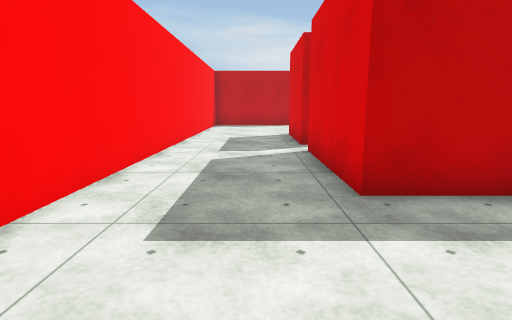
[1] (above)

15 first-person views from a walk through a 3-D level made in the Unity game engine. The camera is 1.2 m above the floor, tilts 10° down and sees 80° across. The floor is counted in squares, 1 m on a side. Each view is taken from the middle of a square. On the plan, view 1 faces up. The plan holds only what a view shows up to about 13 squares ahead; the rest is blank. The place goes on beyond the plan. The player character is not drawn. Surface patterns are stand-ins for the level's own textures.

[2]
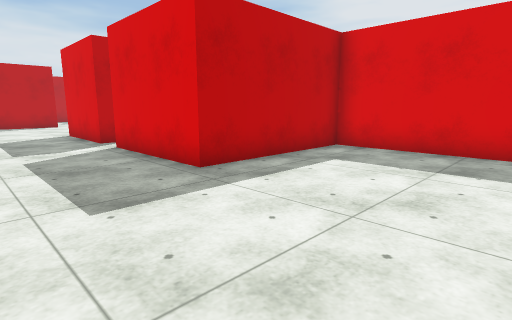

[3]
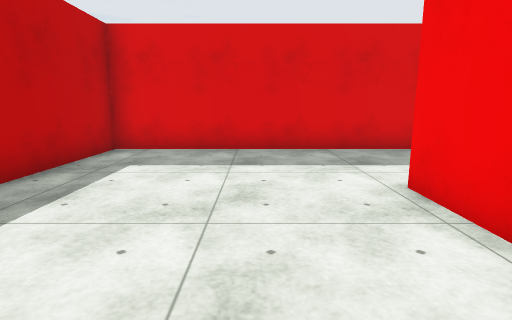

[4]
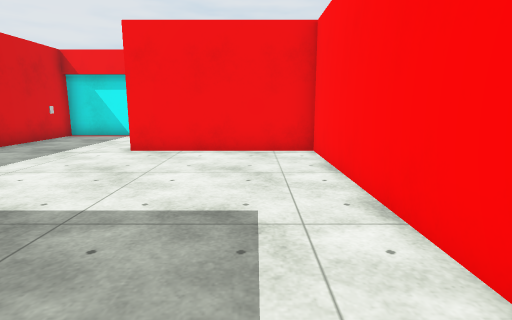

[5]
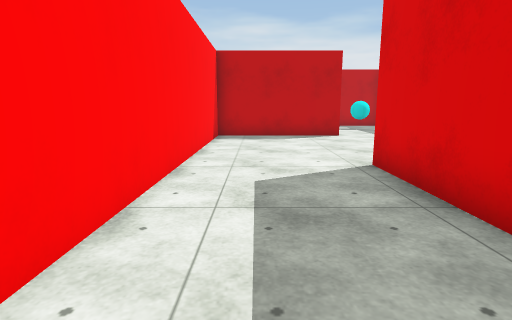

[6]
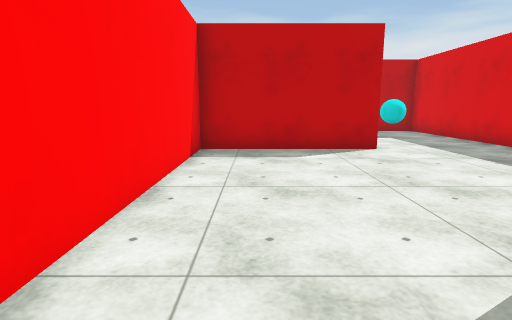

[7]
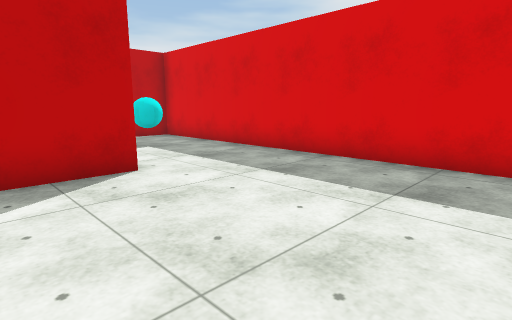

[8]
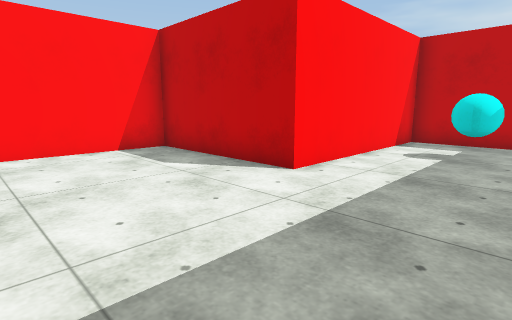

[9]
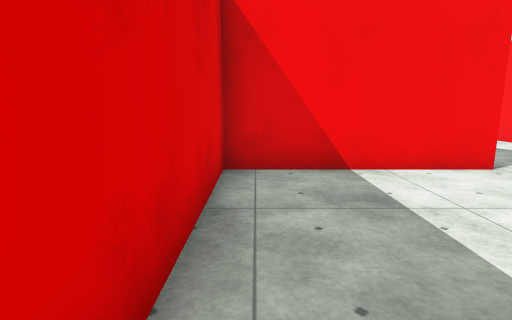

[10]
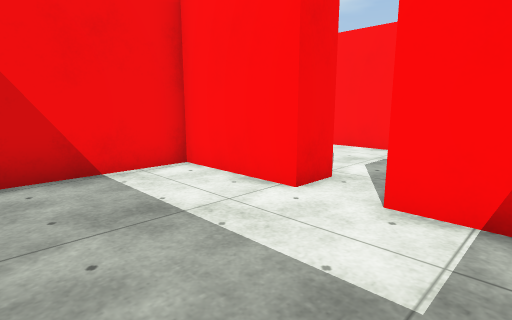

[11]
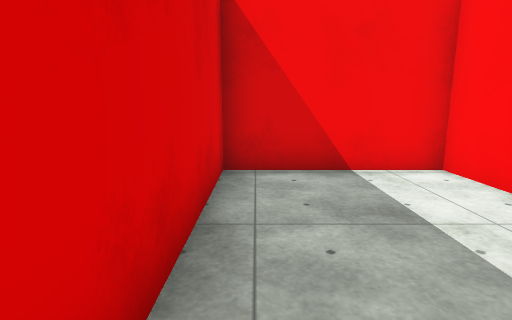

[12]
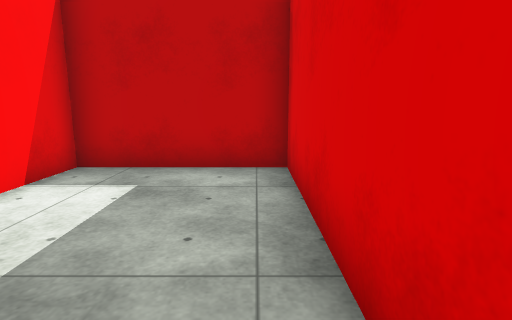

[13]
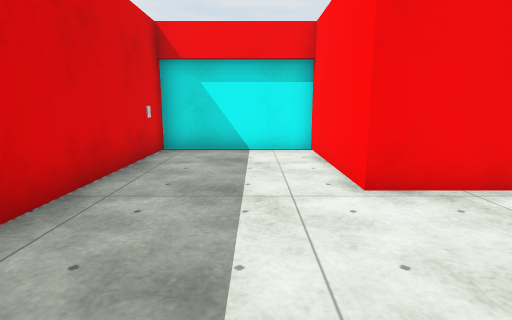

[14]
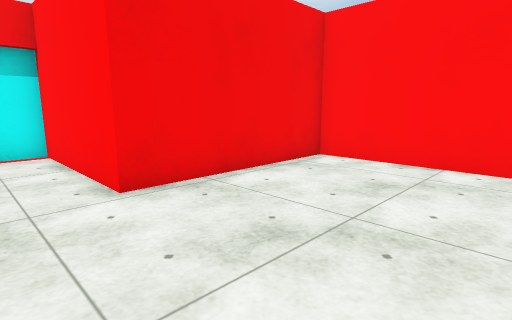

[15]
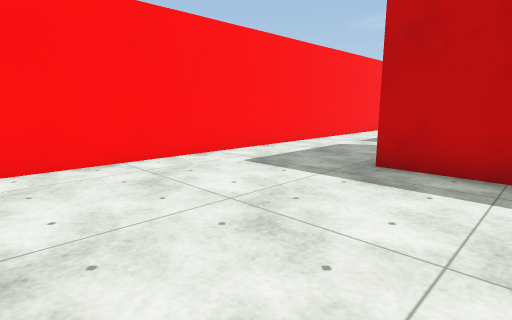

### Floor plan
Points are (right, up) in squares from view 1. A wall is a line through its corners. A room is listed if a view was taken in it or the views show most of it. See-through windows are left out.
Room 1 (views 1, 2, 3, 4, 5, 6, 7, 8, 9, 13, 14, 15)
walls: (2, 9.6) (1.4, 9.6) (1.4, 13.2) (6.6, 13.2) (6.6, 26) (2.4, 26) (2.4, 19.6) (-2.6, 19.6) (-2.6, -2.3) (2.4, -2.3) (2.4, -6.6) (6.6, -6.6) (6.6, 4) (1.4, 4) (1.4, 8.3) (2.4, 8.3)
ways out: opening at (2, 9) to room 2
objects: cyan ball (5, 24)
Room 2 (views 10, 11, 12)
walls: (2.4, 8.3) (2.4, 5.3) (6.6, 5.3) (6.6, 12) (2.4, 12) (2.4, 9.5)
ways out: opening at (2, 9) to room 1

Positions as (right, up) in squares from view 1, and headings:
1: (0, 0), facing up
2: (-2, -1), facing up-right
3: (-2, 0), facing right
4: (-1, 6), facing down
5: (-1, 7), facing up
6: (-1, 11), facing up
7: (0, 14), facing up-right
8: (6, 15), facing up-left
9: (6, 19), facing down
10: (6, 11), facing down-left
11: (6, 11), facing down
12: (6, 6), facing up
13: (4, 2), facing down
14: (4, 2), facing down-left
15: (4, -2), facing up-left
